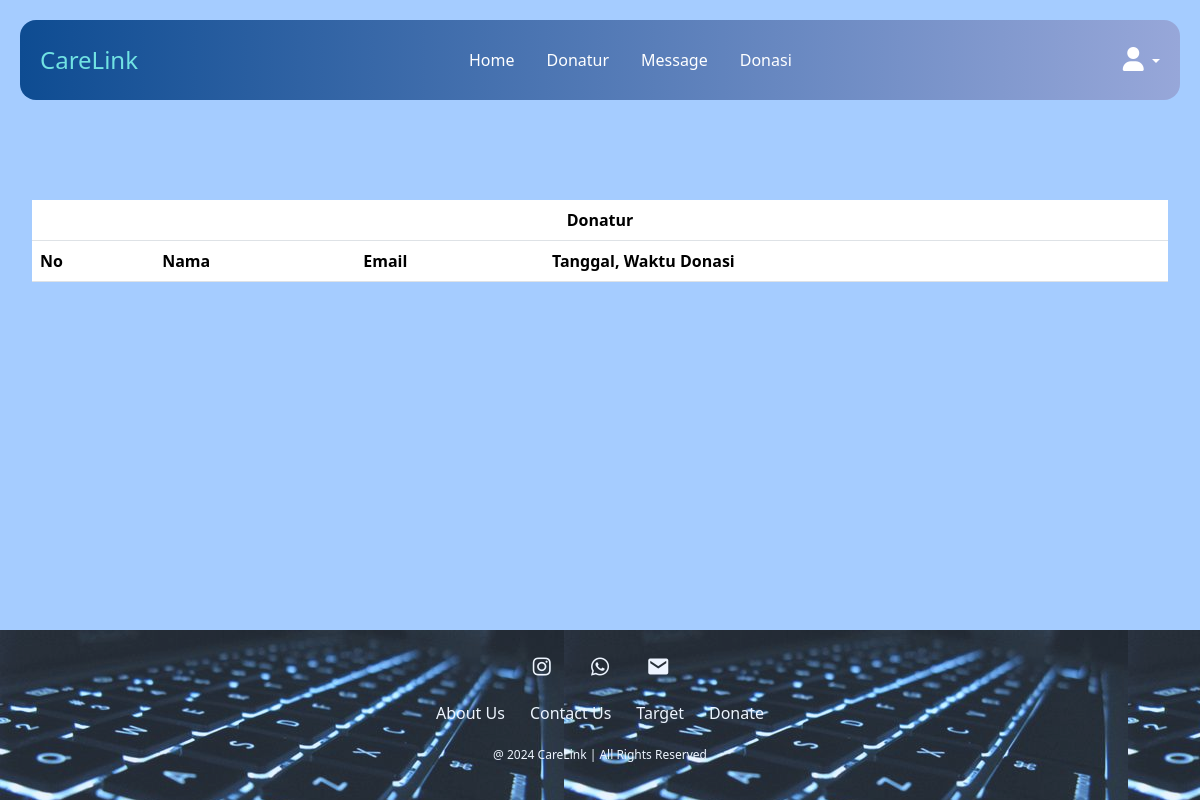
Before: /User/Admin/donatur.php with the older database file.
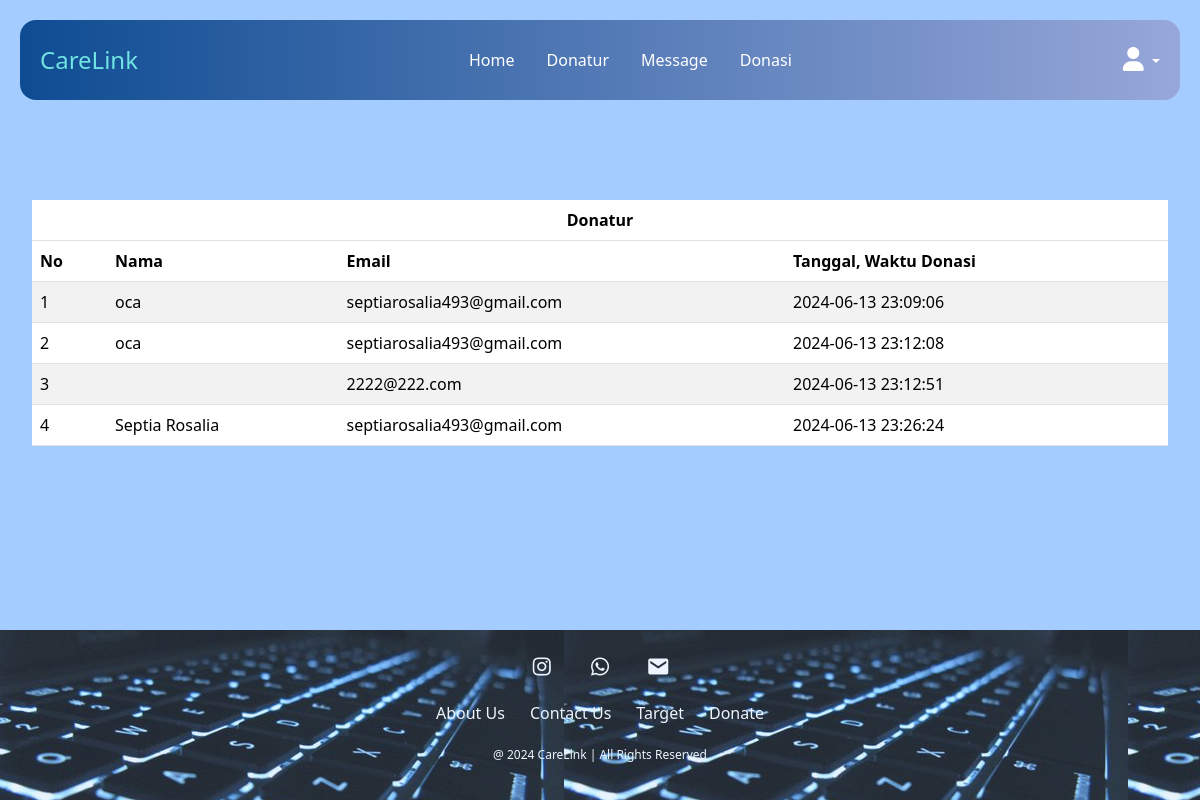
After: the same page with the newer database file.
### tables this page shows
CREATE TABLE `donasi` (
  `id` int(11) NOT NULL,
  `name` varchar(50) DEFAULT NULL,
  `status` varchar(50) NOT NULL,
  `date_time` datetime NOT NULL,
  `jumlah_donasi` double NOT NULL,
  `target_donasi` varchar(255) NOT NULL,
  `email` varchar(100) DEFAULT NULL,
  `notes` varchar(255) DEFAULT NULL,
  `validation_status` varchar(20) DEFAULT 'pending'
);

### User/Admin/donatur.php (the view, shortened to what this page needs)
<!DOCTYPE html>
<html lang="en">
<head>
  <link href="https://cdn.jsdelivr.net/npm/bootstrap@5.3.3/dist/css/bootstrap.min.css" rel="stylesheet">
  <link href="style-contact-us.css" rel="stylesheet">
  <link href="style.css" rel="stylesheet">
  <link href="style(1).css" rel="stylesheet">
  <link href='https://unpkg.com/boxicons@2.1.4/css/boxicons.min.css' rel='stylesheet'>
  <link rel="stylesheet" href="https://cdnjs.cloudflare.com/ajax/libs/font-awesome/6.0.0-beta3/css/all.min.css">
</head>
<body>
    <nav class="navbar navbar-expand-lg fixed-top">
        <div class="container-fluid">
            <a class="navbar-brand" href="#">CareLink</a>
            <div class="offcanvas offcanvas-end" tabindex="-1" id="offcanvasNavbar" aria-labelledby="offcanvasNavbarLabel">
                <div class="offcanvas-body d-flex justify-content-between align-items-center">
                    <ul class="navbar-nav justify-content-center flex-grow-1 pe-3">
                        <li class="nav-item">
                            <a class="nav-link mx-lg-2" aria-current="page" href="dashboard.php">Home</a>
                        </li>
                        <li class="nav-item">
                            <a class="nav-link mx-lg-2" href="About Us.html">Donatur</a>
                        </li>
                        <li class="nav-item">
                            <a class="nav-link mx-lg-2" href="message.php">Message</a>
                        </li>
                        <li class="nav-item">
                            <a class="nav-link mx-lg-2" href="dataAdmin.php">Donasi</a>
                        </li>
                    </ul>
                    <div class="dropdown">
                        <a class="nav-link mx-lg-2 dropdown-toggle" href="#" id="profileDropdown" role="button" data-bs-toggle="dropdown" aria-expanded="false">
                            <i class="fas fa-user"></i>
                        </a>
                    </div>
                </div>
            </div>
        </div>
    </nav>
    <div class="main-content">
        <div class="container-fluid" style="margin-top: 120px;">
            <div class="table-container">
                <table class="table table-striped">
                    <thead>
                        <tr>
                            <th colspan="8" class="text-center text-black table-heading">Donatur</th>
                        </tr>
                        <tr>
                        <th>No</th>
                        <th>Nama</th>
                        <th>Email</th>
                        <th>Tanggal, Waktu Donasi</th>
                        </tr>
                    </thead>
                    <tbody id="donationTableBody">
                        <?php
                        $servername = "localhost";
                        $username = "root";
                        $password = "";
                        $dbname = "carelink";
                        $conn = new mysqli($servername, $username, $password, $dbname);
                        $sql = "SELECT * FROM donasi;";
                        $result = $conn->query($sql);
                        $no = 1;
                        while($row = $result->fetch_assoc()) {
                            echo "<tr>
                                <td>".$no."</td>
                                <td>".$row["name"]."</td>
                                <td>".$row["email"]."</td>
                                <td>".$row["date_time"]."</td>
                            </tr>";
                            $no++;
                        }
                        ?>
                    </tbody>
                </table>
            </div>
        </div>
    </div>
<footer class="footer">
      <div class="social">
          <a href="https://www.instagram.com/septia_rosalia39?igsh=MXM0cjIwbHlla3pkdA%3D%3D&utm_source=qr"><i
                  class='bx bxl-instagram'></i></a>
          <a href="http://wa.me/82282126810"><i class='bx bxl-whatsapp'></i></a>
          <a href="mailto:septiarosalia493@gmail.com"><i class='bx bxs-envelope'></i></a>
      </div>
      <ul class="list">
          <li>
              <a href="about.html">About Us</a>
          </li>
          <li>
              <a href="Contact_Us.html">Contact Us</a>
          </li>
          <li>
              <a href="">Target</a>
          </li>
          <li>
            <a href="">Donate</a>
        </li>
      </ul>
      <p class="copyright">@ 2024 CareLink | All Rights Reserved</p>
    </footer>
</body>
</html>

Changed rows visible on the page:
added donasi: name "oca", email "septiarosalia493@gmail.com", date_time "2024-06-13 23:09:06"
added donasi: name "oca", email "septiarosalia493@gmail.com", date_time "2024-06-13 23:12:08"
added donasi: email "2222@222.com", date_time "2024-06-13 23:12:51"
added donasi: name "Septia Rosalia", email "septiarosalia493@gmail.com", date_time "2024-06-13 23:26:24"
